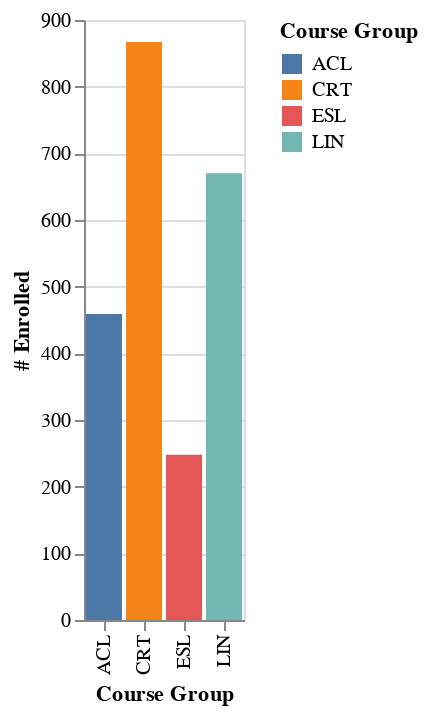

Notebook code cell kept with this figure:
### Code cell
alt.Chart(all_21f).mark_bar(color='#a1cca5').encode(
    y='# Enrolled', x='Course Group', color='Course Group')

### Figure 1 — Vega-Lite specification as saved in the notebook (floating-point values rounded to 4 significant figures)
{"data": {"name": "data-afc2471882ee70d806c0268275a80ec1"}, "mark": {"type": "bar", "color": "#a1cca5"}, "encoding": {"color": {"field": "Course Group", "type": "nominal"}, "x": {"field": "Course Group", "type": "nominal"}, "y": {"field": "# Enrolled", "type": "quantitative"}}, "$schema": "https://vega.github.io/schema/vega-lite/v4.17.0.json", "datasets": {"data-afc2471882ee70d806c0268275a80ec1": [{"Course Group": "ACL", "# of Sections": 22, "# Enrolled": 459}, {"Course Group": "CRT", "# of Sections": 53, "# Enrolled": 867}, {"Course Group": "ESL", "# of Sections": 19, "# Enrolled": 248}, {"Course Group": "LIN", "# of Sections": 39, "# Enrolled": 670}]}}
